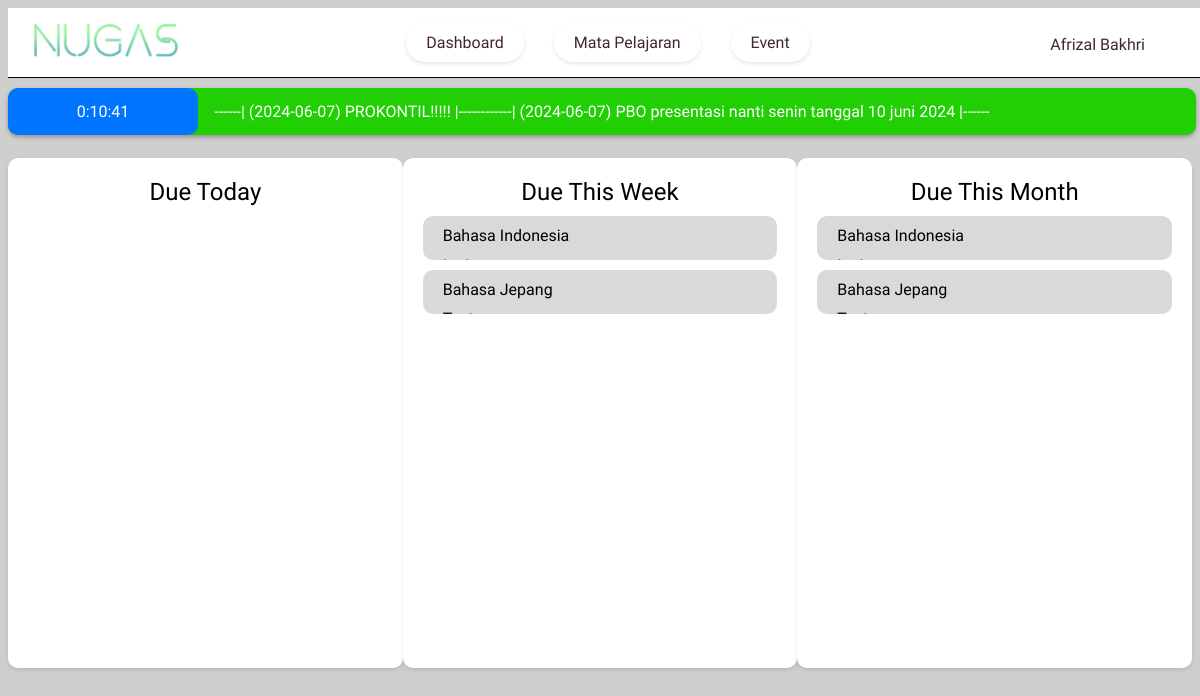
Screenshot of /user/deadline.php (signed in) with the database file from the repository.
### tables this page shows
CREATE TABLE `notifikasi` (
  `ID` int(5) NOT NULL,
  `NIP` int(7) NOT NULL,
  `Pesan_Pemberitahuan` varchar(255) NOT NULL,
  `Jenis` varchar(15) NOT NULL,
  `created_at` date NOT NULL
);

CREATE TABLE `tugas` (
  `ID` varchar(5) NOT NULL,
  `ID_kp` varchar(5) NOT NULL,
  `Nama` varchar(30) NOT NULL,
  `Tanggal_dibuat` date NOT NULL,
  `Deadline` date NOT NULL
);

CREATE TABLE `kp_mapel` (
  `ID_kp` varchar(5) NOT NULL,
  `NIP` int(7) NOT NULL,
  `Nama` varchar(30) NOT NULL,
  `Jadwal_Kegiatan` varchar(10) NOT NULL
);

### user/deadline.php (the view, shortened to what this page needs)
<?php
include "../service/database.php";
?>
<!DOCTYPE html>
<html>
<head>
    <link rel="stylesheet" href="../user/styles/deadline1.css">
</head>
<body>
    <div class="navbar">
        <div class="logo">
            <img src="../Assets/nugas.png" alt="Logo NUGAS" style="width: 150px;">
        </div>
        <a href="home.php">Dashboard</a>
        <a href="mapel.php">Mata Pelajaran</a>
        <a href="event.php">Event</a>
    </div>
    <div class="pengguna" onclick="togglePenggunaContent()">
        <span><?php echo $_SESSION['username'] ?></span>
    </div>
    <div class="announcement">
        <div class="time">
            <a id="realtime-clock">12:00</a>
        </div>
        <marquee><a id="announcement-text">
            <?php
                $sql = "SELECT * FROM notifikasi WHERE Jenis = 'announcement'";
                $query = mysqli_query($db, $sql);
                while($result = mysqli_fetch_assoc($query)){
                    echo "------|  (".$result['created_at'].") ".$result['Pesan_Pemberitahuan']."  |------";
                }
            ?>
        </a></marquee>
    </div>
    <div class="main-container">
        <div class="task-container today">
            <a>Due Today</a>
        </div>
        <div class="task-container week">
            <a>Due This Week</a>
            <div id="tasks-week">
                <?php
                    $sql = "SELECT kpm.Nama as 'mapel', t.Nama as 'deskripsi' FROM tugas as t join kp_mapel as kpm on t.ID_kp = kpm.ID_kp WHERE deadline BETWEEN DATE(NOW()) AND DATE_ADD(DATE(NOW()), INTERVAL 7 DAY);";
                    $query = mysqli_query($db, $sql);
                    while($result = mysqli_fetch_assoc($query)){
                        echo "<div class='matematika'>";
                        echo "<span>".$result['mapel']."</span>";
                        echo "<div id='matematikaContent'>";
                        echo "<span>".$result['deskripsi']."</span>";
                        echo "</div>";
                        echo "</div>";
                    }
                ?>
            </div>
        </div>
        <div class="task-container month">
            <a>Due This Month</a>
            <div id="tasks-month">
                <?php
                    $sql = "SELECT kpm.Nama as 'mapel', t.Nama as 'deskripsi' FROM tugas as t join kp_mapel as kpm on t.ID_kp = kpm.ID_kp WHERE deadline BETWEEN DATE(NOW()) AND DATE_ADD(DATE(NOW()), INTERVAL 30 DAY);";
                    $query = mysqli_query($db, $sql);
                    while($result = mysqli_fetch_assoc($query)){
                        echo "<div class='matematika'>";
                        echo "<span>".$result['mapel']."</span>";
                        echo "<div id='matematikaContent'>";
                        echo "<span>".$result['deskripsi']."</span>";
                        echo "</div>";
                        echo "</div>";
                    }
                ?>
            </div>
        </div>
    </div>
</body>
</html>

### user/styles/deadline1.css (style rules this page uses)
body { background-color: #cfcfcf; font-family: 'Jockey One', sans-serif; padding: 0px; }
.logo img { position: fixed; top: 10px; left: 10px; z-index: 1000; justify-content: left; padding: 10px 20px; align-items: center; }
.navbar { overflow: hidden; background-color: #ffffff; width: 100%; position: fixed; display: flex; justify-content: center; border-bottom: 1px solid black; }
.navbar a { font-size: 16px; color: #422828; text-align: center; text-decoration: none; border-radius: 25px; padding: 10px 20px; box-shadow: 0 2px 4px rgba(0, 0, 0, 0.1); background-color: white; margin: 15px; transition: background-color 0.3s ease; }
.announcement { overflow: hidden; border-radius: 10px; background-color: #21CF04; box-shadow: 0 2px 4px rgba(0, 0, 0, 0.3); width: 99%; position: fixed; display: flex; justify-content: center; margin-top: 80px; z-index: 999; }
.announcement a { font-size: 16px; color: #ffffff; text-align: center; padding: 14px 16px; font-family: 'Jockey One', sans-serif; display: block; }
.time { overflow: hidden; border-radius: 10px; background-color: #0075FF; width: 15%; justify-content: center; align-items: center; position: fixed; top: 88px; left: 8px; z-index: 1000; display: flex; padding: 0px 5px; }
.time a { font-size: 16px; color: #ffffff; text-align: center; text-decoration: none; font-family: 'Jockey One', sans-serif; }
div.main-container { display: flex; justify-content: space-around; padding-top: 150px; height: 510px; }
.task-container { overflow: hidden; border-radius: 10px; background-color: #ffffff; width: 30%; padding: 20px; box-shadow: 0 2px 4px rgba(0, 0, 0, 0.1); }
.task-container a { font-size: 24px; text-align: center; display: block; margin-bottom: 10px; }
span { margin-bottom: 10px; }
.matematika { background-color: #D9D9D9; border-radius: 10px; padding: 10px 10px 10px 20px; display: grid; height: 24px; overflow-y: hidden; transition: height 1s; margin-bottom: 10px; }
.pengguna { position: fixed; top: 10px; right: 10px; font-size: 16px; color: #422828; text-align: center; text-decoration: none; border-radius: 25px; padding: 10px 30px; background-color: white; margin: 15px; transition: background-color 0.3s ease; z-index: 21000; cursor: pointer; }
@media (max-width: 1200px) { .task-container { width: 45%; } }

### rows the page displays
notifikasi: created_at "2024-06-07", Pesan_Pemberitahuan "PROKONTIL!!!!!"
notifikasi: created_at "2024-06-07", Pesan_Pemberitahuan "PBO presentasi nanti senin tanggal 10 juni 2024"
tugas: kp_mapel.Nama "Bahasa Indonesia"
tugas: kp_mapel.Nama "Bahasa Jepang"

### other values shown
$_SESSION['username'] "Afrizal Bakhri"
